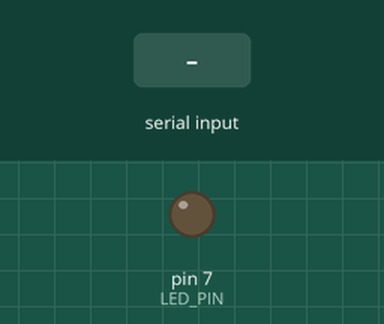
Recording of a sketch running on a simulated Arduino Uno, built with avr-gcc and run on an emulated ATmega328P. Shown: output pins drawn as LEDs (lit = HIGH). The test bench sets the inputs (shaded band).

Above: at 1.8 s.
1.9 s: "1\n" received over the second serial link
At 3.6 s:
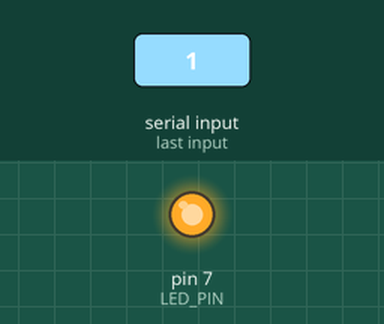
4.7 s: "0\n" received over the second serial link
At 7.0 s:
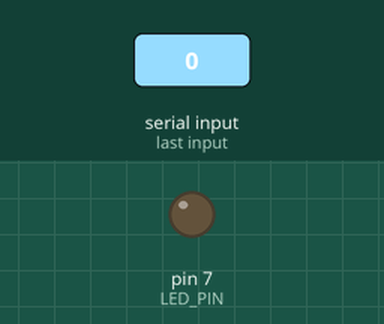
Timing chart, 0 to 8.5 s (numbered marks = the images above; inputs shaded):
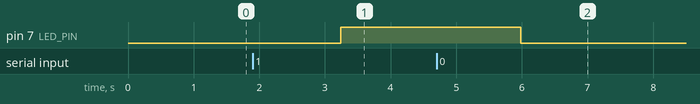

Measured:
- after the input at 1.9 s, pin 7 (LED_PIN): LOW → HIGH after 1.3 s
- after the input at 4.7 s, pin 7 (LED_PIN): HIGH → LOW after 1.3 s

The sketch:

Serial_with_RPi_headerPins.ino
```cpp
int LED_PIN = 7;
int serialInput;

#define TX 1
#define RX 0
#include <SoftwareSerial.h>
SoftwareSerial pi(RX, TX);

void setup() {
  pi.begin(9600);
  pinMode(LED_PIN, OUTPUT);
  pinMode(TX, OUTPUT);
  pinMode(RX, INPUT);
}

void loop() {
  serialInput = readSerial();
  if(serialInput != ""){
    sendToggle(serialInput);
  }
  delay(500);
}

int readSerial(){
//  serialInput = 0;
  if(pi.available()){
    delay(50);
    while (pi.available() > 0){
      serialInput = pi.readString().toInt();
    }
    pi.flush();
  }
  return serialInput;
}

void sendToggle(int serialInput){
//  Serial.print("Input in sendToggle : ") ;
//  Serial.println(serialInput);
  if(serialInput == 1){
    digitalWrite(LED_PIN, HIGH);
    pi.println("Arduino turned LED on");
    pi.write("Arduino turned LED on");

  }else if(serialInput == 0){
    pi.println("Arduino turned LED off");
    pi.write("Arduino turned LED off");

    digitalWrite(LED_PIN, LOW);
  }
}
```
